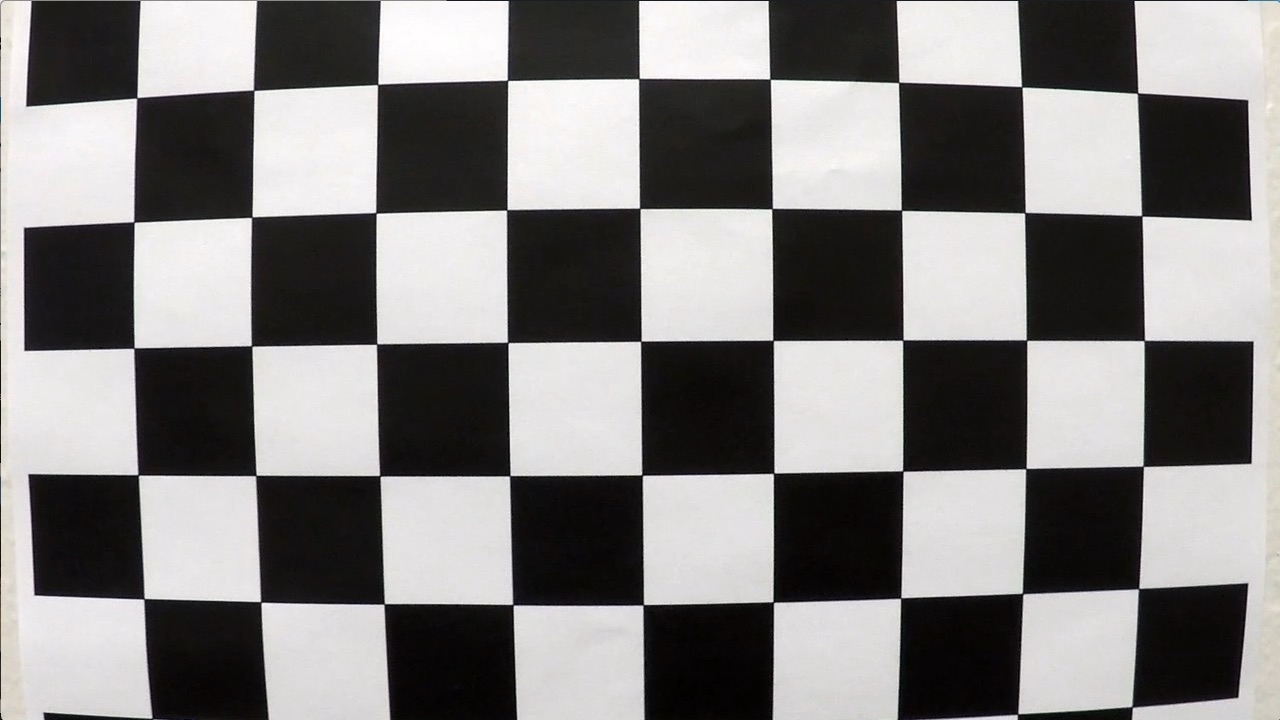
#> input picture camera_cal/calibration1.jpg, 1280 x 720 px; its folder holds only this picture in this run
$ jupyter execute --allow-errors Advanced-Lane-Lines-V2.ipynb   (shell and % lines are left out)   (older library calls are emulated)
#> lines starting #> are read from the running program, lines starting #| are printed output that depends on the picture; after the words box and inside, x2 and y2 are one past the last pixel; in counts of white or black regions, pixels touching at a corner belong together
## Advanced Lane Finding Project

The goals / steps of this project are the following:

* Compute the camera calibration matrix and distortion coefficients given a set of chessboard images.
* Apply a distortion correction to raw images.
* Use color transforms, gradients, etc., to create a thresholded binary image.
* Apply a perspective transform to rectify binary image ("birds-eye view").
* Detect lane pixels and fit to find the lane boundary.
* Determine the curvature of the lane and vehicle position with respect to center.
* Warp the detected lane boundaries back onto the original image.
* Output visual display of the lane boundaries and numerical estimation of lane curvature and vehicle position.

---
## First, I'll compute the camera calibration using chessboard images

## Secondly  Apply a distortion correction to raw images.

[cell 1]
import numpy as np
import cv2
import glob
import matplotlib.pyplot as plt
import matplotlib.image as mpimg


import os

import pickle

def calc_mtx_dst_and_save(root_dir,img_size):

#> called with root_dir = 'camera_cal', img_size = (1280, 720)
    if not os.path.isdir(root_dir):
        print("The folder ",dir,  "doesn't exist")
        return

    full_path = os.path.join(root_dir,'calibration*.jpg')

    images = glob.glob(full_path)

    # prepare object points, like (0,0,0), (1,0,0), (2,0,0) ....,(6,5,0)
    objp = np.zeros((6*9,3), np.float32)
    objp[:,:2] = np.mgrid[0:9, 0:6].T.reshape(-1,2)


    # Arrays to store object points and image points from all the images.
    objpoints = [] # 3d points in real world space
    imgpoints = [] # 2d points in image plane.

    # Step through the list and search for chessboard corners
    for idx, fname in enumerate(images):
        img = mpimg.imread(fname)
#> img is the input picture: shape (720, 1280, 3); mean R, G, B 130.1, 128.4, 127.8
        assert((img.shape[0]== img_size[1]) and (img.shape[1] ==img_size[0]))
        gray = cv2.cvtColor(img, cv2.COLOR_RGB2GRAY)

        # Find the chessboard corners
        ret, corners = cv2.findChessboardCorners(gray, (9,6), None)
#> ret = False; corners = None

        # If found, add object points, image points
        if ret == True:
            objpoints.append(objp)
            imgpoints.append(corners)

    ret, mtx, dist, rvecs, tvecs = cv2.calibrateCamera(objpoints, imgpoints, img_size,None,None)

    dist_pickle = {}
    dist_pickle["mtx"] = mtx
    dist_pickle["dist"] = dist

    full_pickle_path = os.path.join(root_dir,'camera_cal_pickle.p')


    pickle.dump( dist_pickle, open(full_pickle_path, "wb" ) )
    print("dump finished!")

# [6 lines left out: function get_mtx_dst, not called in this run]

#> (a cell that did not finish here is left out)

[cell 3]
import matplotlib.image as mpimg
import cv2
import matplotlib.pyplot as plt
import numpy as np
import os


def plot_images(images,titles,cmaps):

    assert(len(images) > 1)
    assert(len(images) == len(titles))
    assert(len(images) == len(cmaps))

    size = len(images)
    f, ax = plt.subplots(1, size, figsize=(20,10))

    for i,image,title,cmap in zip(range(size),images,titles,cmaps):
        ax[i].imshow(image,cmap=cmap)
        ax[i].set_title(title)

def get_perspective_transform():

    img = mpimg.imread("test_images/straight_lines1.jpg")
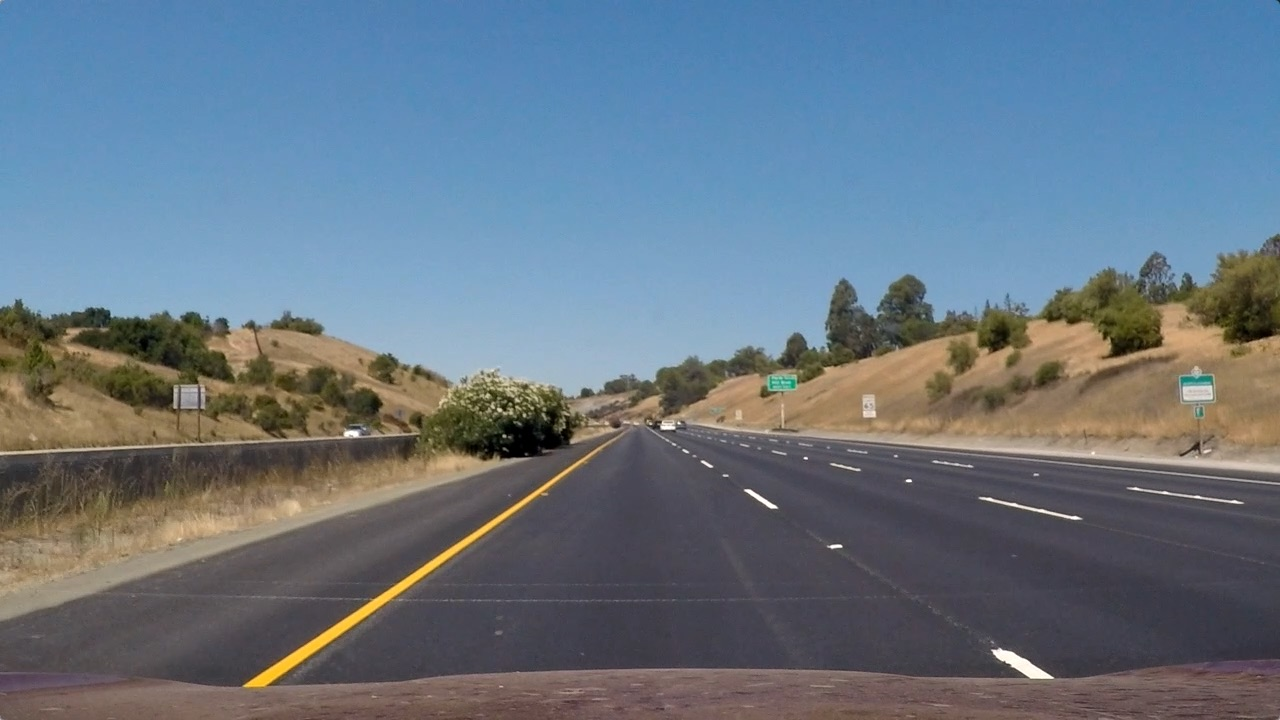
#> input picture test_images/straight_lines1.jpg, 1280 x 720 px
#> img is the input picture: shape (720, 1280, 3); mean R, G, B 103.2, 117.7, 131.2
    img_size = (img.shape[1],img.shape[0])
    bot_width = .76
    mid_width = .08
    height_pct = .62
    bottom_trim = .995
    src = np.float32([[img.shape[1]*(.5 - mid_width/2), img.shape[0]*height_pct], \
                      [img.shape[1]*(.5 + mid_width/2), img.shape[0]*height_pct],\
                      [img.shape[1]*(.5 + bot_width/2), img.shape[0]*bottom_trim], \
                      [0, img.shape[0]*bottom_trim]])
    offset = img_size[0] *.25
    dst= np.float32([[offset,0],[img_size[0]-offset,0],[img_size[0]-offset,img_size[1]],[offset,img_size[1]]])

# [10 lines of commented-out code are left out]

    M = cv2.getPerspectiveTransform(src, dst)
    return M


M = get_perspective_transform()

def un_distor_demo():

    images = []
    titles = []
    cmaps  = []

    img = mpimg.imread("test_images/test2.jpg")
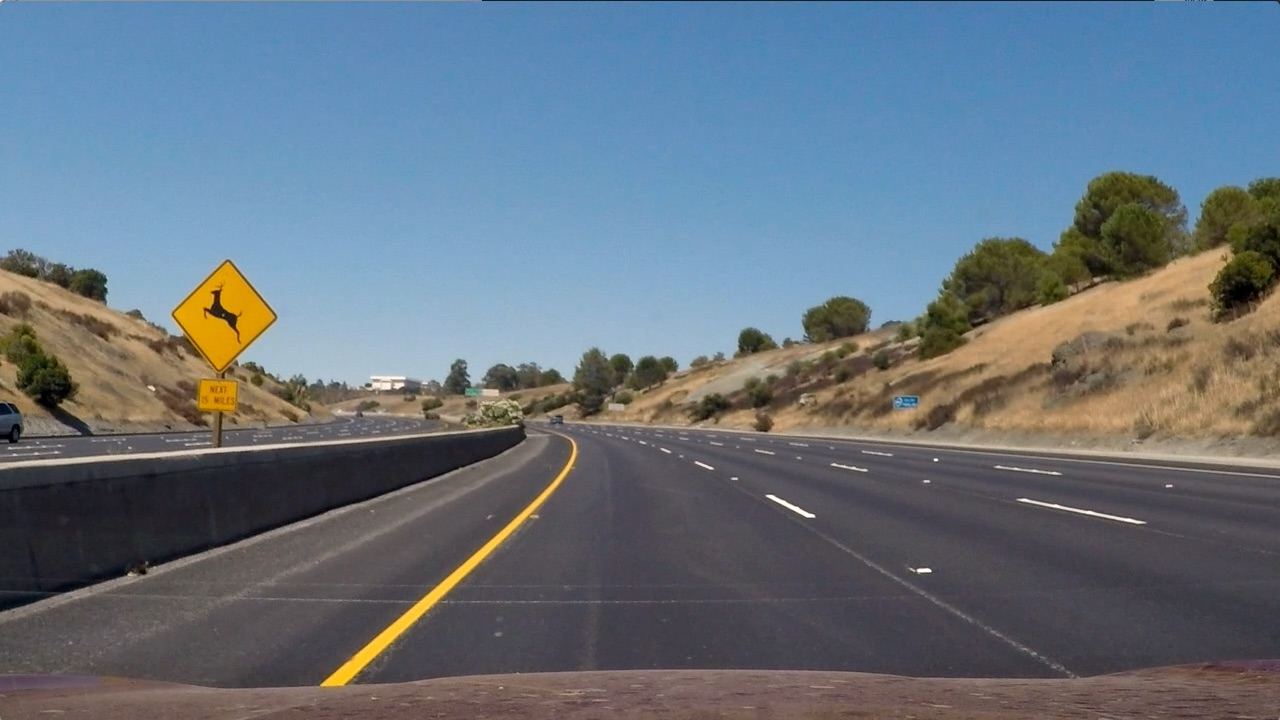
#> input picture test_images/test2.jpg, 1280 x 720 px
#> img is the input picture: shape (720, 1280, 3); mean R, G, B 102.8, 114.6, 125.5
    undistor_img = cv2.undistort(img, mtx, dist, None, mtx)

    cv2.putText(img,"Hello World!!!", (40,40), cv2.FONT_HERSHEY_SIMPLEX, 1, (255,0,0),4)
    cv2.putText(img,"Away from cernter: - 1.8 meter", (40,80), cv2.FONT_HERSHEY_SIMPLEX, 1, (255,0,0),4)

    images.append(img)
    images.append(undistor_img)
    histogram = np.sum(img[img.shape[0]//2:,:],axis=0)
    plt.plot(histogram)
    titles.append("original")
    titles.append("undistor")

    cmaps.append("viridis")
    cmaps.append("viridis")

    plot_images(images,titles,cmaps)

#> (the rest of this cell did not finish here and is left out)

[cell 4]
# [17 lines left out: function normalized, not called in this run]

[cell 5]
def abs_sobel_thresh(img, orient='x', thresh=(20,100)):
    # Convert to grayscale
    gray = cv2.cvtColor(img, cv2.COLOR_RGB2GRAY)
    # Apply x or y gradient with the OpenCV Sobel() function
    # and take the absolute value
    if orient == 'x':
        abs_sobel = np.absolute(cv2.Sobel(gray, cv2.CV_64F, 1, 0))
    if orient == 'y':
        abs_sobel = np.absolute(cv2.Sobel(gray, cv2.CV_64F, 0, 1))
    # Rescale back to 8 bit integer
    scaled_sobel = np.uint8(255*abs_sobel/np.max(abs_sobel))
    # Create a copy and apply the threshold
    binary_output = np.zeros_like(scaled_sobel)
    # Here I'm using inclusive (>=, <=) thresholds, but exclusive is ok too

    binary_output[(scaled_sobel >= thresh[0]) & (scaled_sobel <= thresh[1])] = 1
#    sxbinary[(scaled_sobel >= thresh_min) & (scaled_sobel <= thresh_max)] = 1

    # Return the result
    return binary_output

def mag_thresh(img, sobel_kernel=3, mag_thresh=(0, 255)):
    # Convert to grayscale
    gray = cv2.cvtColor(img, cv2.COLOR_RGB2GRAY)
    # Take both Sobel x and y gradients
    sobelx = cv2.Sobel(gray, cv2.CV_64F, 1, 0, ksize=sobel_kernel)
    sobely = cv2.Sobel(gray, cv2.CV_64F, 0, 1, ksize=sobel_kernel)
    # Calculate the gradient magnitude
    gradmag = np.sqrt(sobelx**2 + sobely**2)
    # Rescale to 8 bit
    scale_factor = np.max(gradmag)/255
    gradmag = (gradmag/scale_factor).astype(np.uint8)
    # Create a binary image of ones where threshold is met, zeros otherwise
    binary_output = np.zeros_like(gradmag)
    binary_output[(gradmag >= mag_thresh[0]) & (gradmag <= mag_thresh[1])] = 1

    # Return the binary image
    return binary_output

# Define a function to threshold an image for a given range and Sobel kernel
def dir_threshold(img, sobel_kernel=3, thresh=(0, np.pi/2)):
    # Grayscale
    gray = cv2.cvtColor(img, cv2.COLOR_RGB2GRAY)
    # Calculate the x and y gradients
    sobelx = cv2.Sobel(gray, cv2.CV_64F, 1, 0, ksize=sobel_kernel)
    sobely = cv2.Sobel(gray, cv2.CV_64F, 0, 1, ksize=sobel_kernel)
    # Take the absolute value of the gradient direction,
    # apply a threshold, and create a binary image result
    absgraddir = np.arctan2(np.absolute(sobely), np.absolute(sobelx))
    binary_output =  np.zeros_like(absgraddir)
    binary_output[(absgraddir >= thresh[0]) & (absgraddir <= thresh[1])] = 1

    # Return the binary image
    return binary_output

# Define a function that thresholds the S-channel of HLS
# [15 lines left out: functions hls_select, hsv_select, not called in this run]

def color_select(img, sthresh=(170, 255),vthresh=(170,255)):
#> called with sthresh = (100, 255), vthresh = (50, 255)
    hls = cv2.cvtColor(img, cv2.COLOR_RGB2HLS)
#> hls: shape (720, 1280, 3); mean of channels 0, 1, 2 85.5, 117, 67
    s_channel = hls[:,:,2]
    s_binary_output = np.zeros_like(s_channel)
    s_binary_output[(s_channel > sthresh[0]) & (s_channel <= sthresh[1])] = 1

    hsv = cv2.cvtColor(img, cv2.COLOR_RGB2HSV)
#> hsv: shape (720, 1280, 3); mean H, S, V 85.5, 85, 143.4
    v_channel = hsv[:,:,2]
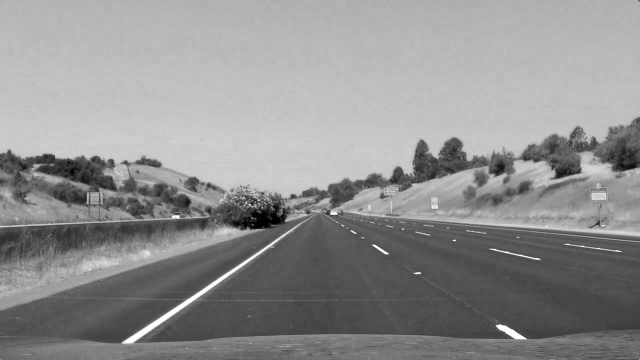
#> v_channel: shape (720, 1280) (shown at 1/2 size); min 0, max 255, mean 143.4
    v_binary_output = np.zeros_like(v_channel)
    v_binary_output[(v_channel > vthresh[0]) & (v_channel <= vthresh[1])] = 1

    output = np.zeros_like(s_channel)
    output[(s_binary_output ==1) & (v_binary_output ==1)] = 1

    sensitivity = 15

    lower_yellow = np.array([20, 20, 100])
    upper_yelllow = np.array([50, 255, 255])
    lower_white = np.array([0, 0, 255-sensitivity])
    upper_white = np.array([255,sensitivity,255])

    yellow_selected = cv2.inRange (hsv, lower_yellow, upper_yelllow)
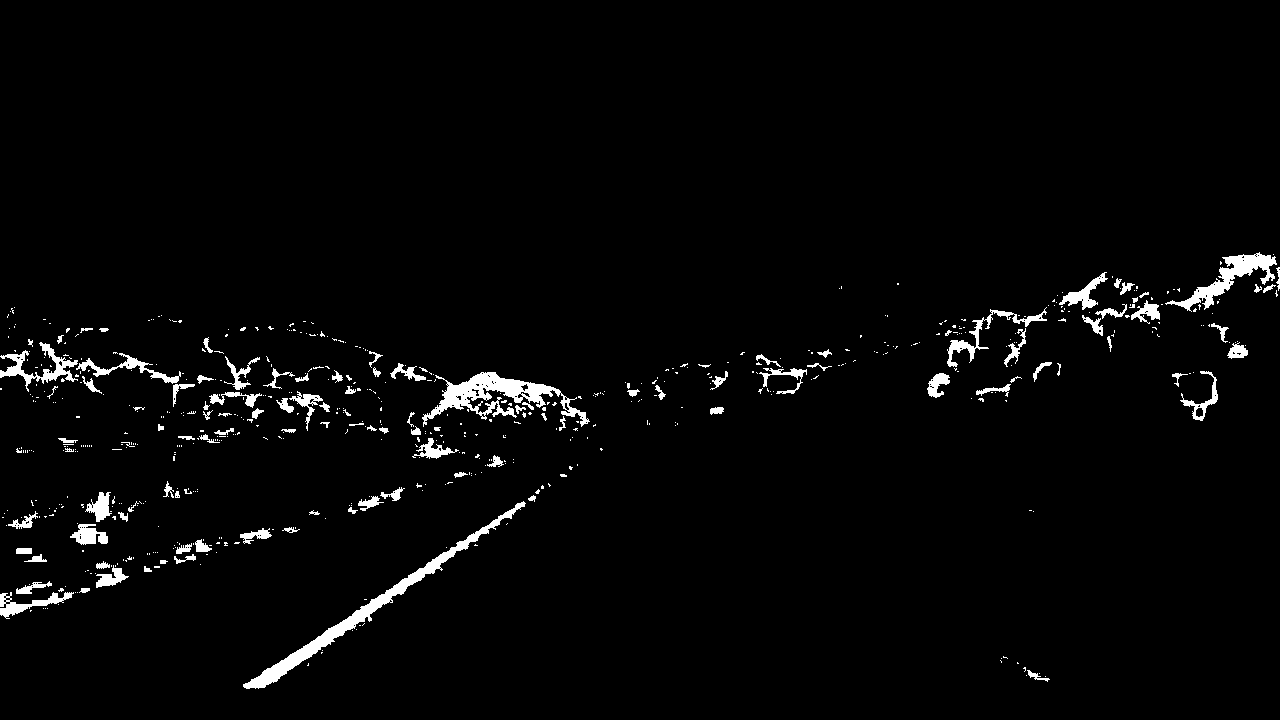
#> yellow_selected: shape (720, 1280); 2.6% white; 628 white regions (513 under 20 px), largest, box (x1, y1, x2, y2) and area: (243, 501, 526, 689) 3303, (422, 372, 590, 427) 2900, (1165, 252, 1277, 312) 1701
    s_binary_output = np.zeros_like(s_channel)
    s_binary_output[(s_channel > sthresh[0]) & (s_channel <= sthresh[1])] = 1

    white_selected =  cv2.inRange (hsv, lower_white, upper_white)
#> white_selected: shape (720, 1280); 0.07% white in thin lines or dots, all inside (x1, y1, x2, y2) = (347, 423, 1238, 678)

    color_selected = yellow_selected | white_selected
#> (the rest of the program and of its run is left out)
